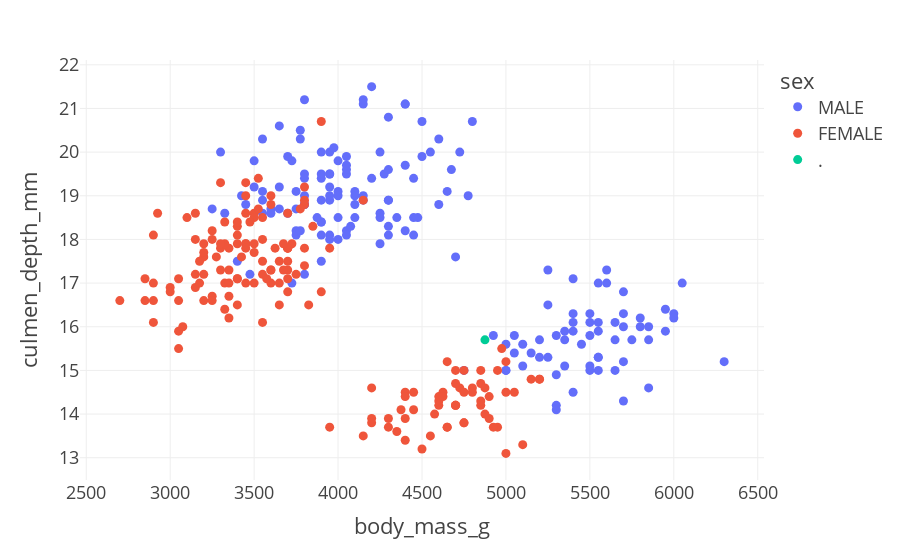

The notebook cell this image was saved under:
### Markdown cell above
Estilizando o gráfico.

### Code cell
fig=px.scatter(data_frame=df_size, x='body_mass_g', y='culmen_depth_mm', color='sex')
fig.update_layout(template='presentation')

### Figure 1 — Plotly figure (JSON) as saved in the notebook; plotly's stock layout.template omitted (floating-point values rounded to 4 significant figures; data arrays with more than 128 entries replaced by an {"elided": "..."} marker saying what was removed)
{"data": [{"hovertemplate": "sex=MALE<br>body_mass_g=%{x}<br>culmen_depth_mm=%{y}<extra></extra>", "legendgroup": "MALE", "marker": {"color": "#636efa", "symbol": "circle"}, "mode": "markers", "name": "MALE", "orientation": "v", "showlegend": true, "type": "scatter", "x": {"elided": "168 int values"}, "xaxis": "x", "y": {"elided": "168 float values"}, "yaxis": "y"}, {"hovertemplate": "sex=FEMALE<br>body_mass_g=%{x}<br>culmen_depth_mm=%{y}<extra></extra>", "legendgroup": "FEMALE", "marker": {"color": "#EF553B", "symbol": "circle"}, "mode": "markers", "name": "FEMALE", "orientation": "v", "showlegend": true, "type": "scatter", "x": {"elided": "165 int values"}, "xaxis": "x", "y": {"elided": "165 float values"}, "yaxis": "y"}, {"hovertemplate": "sex=.<br>body_mass_g=%{x}<br>culmen_depth_mm=%{y}<extra></extra>", "legendgroup": ".", "marker": {"color": "#00cc96", "symbol": "circle"}, "mode": "markers", "name": ".", "orientation": "v", "showlegend": true, "type": "scatter", "x": [4875], "xaxis": "x", "y": [15.7], "yaxis": "y"}], "layout": {"legend": {"title": {"text": "sex"}, "tracegroupgap": 0}, "margin": {"t": 60}, "xaxis": {"anchor": "y", "domain": [0, 1], "title": {"text": "body_mass_g"}}, "yaxis": {"anchor": "x", "domain": [0, 1], "title": {"text": "culmen_depth_mm"}}}}
